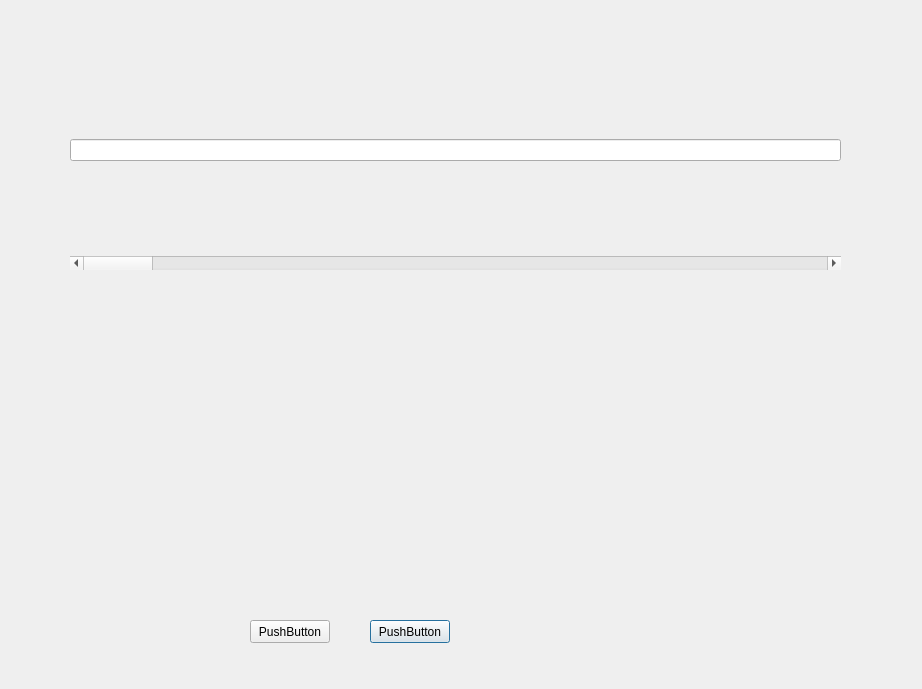
<?xml version="1.0" encoding="UTF-8"?>
<ui version="4.0">
 <class>Dialog</class>
 <widget class="QDialog" name="Dialog">
  <property name="geometry">
   <rect>
    <x>0</x>
    <y>0</y>
    <width>922</width>
    <height>689</height>
   </rect>
  </property>
  <property name="windowTitle">
   <string>Dialog</string>
  </property>
  <widget class="QPushButton" name="pushButton">
   <property name="geometry">
    <rect>
     <x>370</x>
     <y>620</y>
     <width>80</width>
     <height>23</height>
    </rect>
   </property>
   <property name="text">
    <string>PushButton</string>
   </property>
  </widget>
  <widget class="QPushButton" name="pushButton_2">
   <property name="geometry">
    <rect>
     <x>250</x>
     <y>620</y>
     <width>80</width>
     <height>23</height>
    </rect>
   </property>
   <property name="text">
    <string>PushButton</string>
   </property>
  </widget>
  <widget class="QWidget" name="verticalLayoutWidget">
   <property name="geometry">
    <rect>
     <x>70</x>
     <y>50</y>
     <width>771</width>
     <height>311</height>
    </rect>
   </property>
   <layout class="QVBoxLayout" name="verticalLayout">
    <item>
     <widget class="QLineEdit" name="lineEdit"/>
    </item>
    <item>
     <widget class="QScrollBar" name="horizontalScrollBar">
      <property name="orientation">
       <enum>Qt::Horizontal</enum>
      </property>
     </widget>
    </item>
   </layout>
  </widget>
 </widget>
 <resources/>
 <connections/>
</ui>
